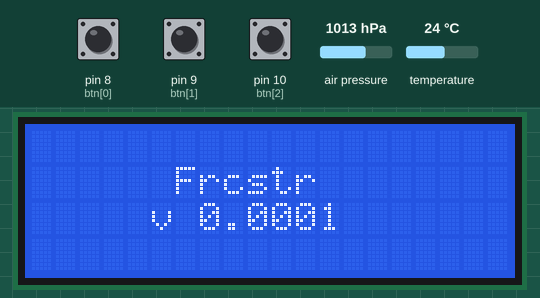
A sketch run on a simulated Arduino Mega 2560, built with avr-gcc and run on an emulated ATmega2560. On the bench: 20×4 character LCD. The inputs (shaded band) are chosen by the test bench; at power-on: pin 10 (btn[2]) LOW, pin 9 (btn[1]) LOW, pin 8 (btn[0]) LOW, air pressure 1013 hPa, temperature 24 °C. EEPROM starts erased; what the sketch prints to the serial monitor is not drawn.

Above: at 7.3 s.
7.4 s: pin 10 (btn[2]) pulled HIGH for 3.2 s
At 11.8 s:
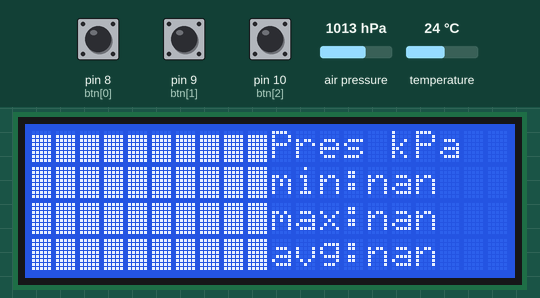
12.1 s: pin 10 (btn[2]) pulled HIGH for 3.2 s
At 15.5 s:
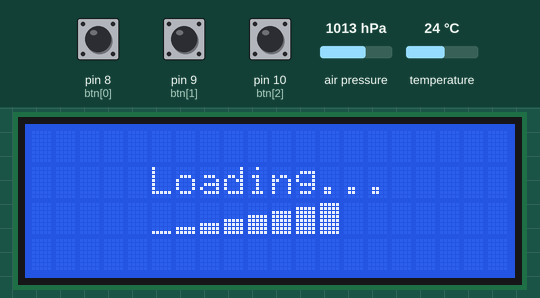
19.4 s: pin 9 (btn[1]) pulled HIGH for 3.2 s
At 21.8 s:
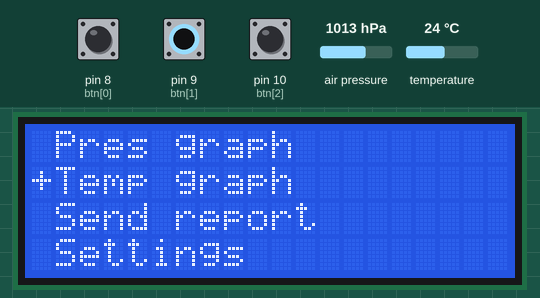
24.1 s: pin 10 (btn[2]) pulled HIGH for 1 s
At 27.2 s:
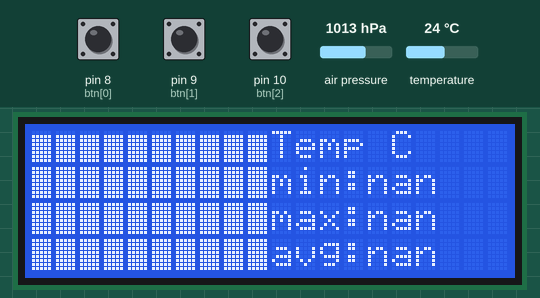
27.8 s: pin 9 (btn[1]) driven HIGH and pin 10 (btn[2]) driven HIGH
At 34.3 s:
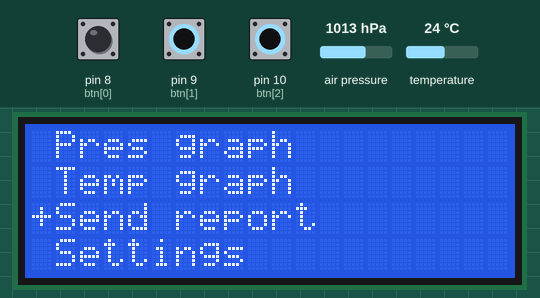
35.8 s: pin 9 (btn[1]) driven LOW
At 39.5 s:
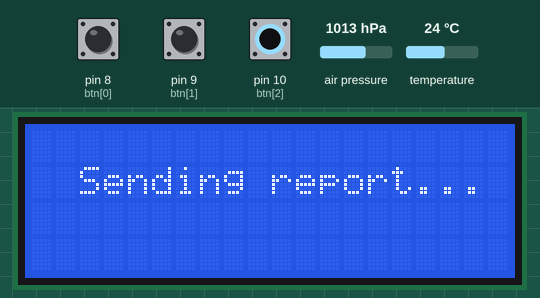
Timing chart, 0 to 41.0 s (numbered marks = the images above; inputs shaded):
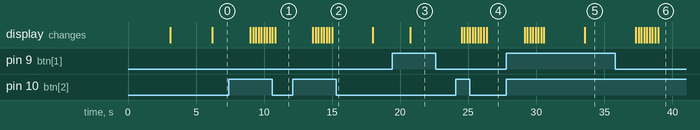

The sketch:

frkstr.ino
```cpp
#include <LiquidCrystal_I2C.h>
#include <Adafruit_BMP280.h>
#include "EEPROMAnything.h"

LiquidCrystal_I2C disp(0x27, 20, 4);
Adafruit_BMP280 bmp;
int interval = 20;
bool menu = 0;
int btn[] = {8, 9, 10};
int sel = 0, prev = -1;
long curr_time, prev_time;
float slope;
typedef struct sensorData {
  float pres;
  float temp;
} sensorData;

sensorData savedData[10];

byte customChar[8][8] {
  { 0x00,
    0x00,
    0x00,
    0x00,
    0x00,
    0x00,
    0x00,
    0x1f
  },
  { 0x00,
    0x00,
    0x00,
    0x00,
    0x00,
    0x00,
    0x1f,
    0x1f
  },
  { 0x00,
    0x00,
    0x00,
    0x00,
    0x00,
    0x1f,
    0x1f,
    0x1f
  },
  { 0x00,
    0x00,
    0x00,
    0x00,
    0x1f,
    0x1f,
    0x1f,
    0x1f
  },
  { 0x00,
    0x00,
    0x00,
    0x1f,
    0x1f,
    0x1f,
    0x1f,
    0x1f
  },
  { 0x00,
    0x00,
    0x1f,
    0x1f,
    0x1f,
    0x1f,
    0x1f,
    0x1f
  },
  { 0x00,
    0x1f,
    0x1f,
    0x1f,
    0x1f,
    0x1f,
    0x1f,
    0x1f
  },
  { 0x1f,
    0x1f,
    0x1f,
    0x1f,
    0x1f,
    0x1f,
    0x1f,
    0x1f
  }
};


void writeLast(float pres, float temp, sensorData arr[10]);
sensorData minVals(sensorData arr[10]);
sensorData maxVals(sensorData arr[10]);

void setup() {
  curr_time = millis();
  prev_time = millis();
  for (int i = 0; i < 3; i++) {
    pinMode(btn[i], INPUT);
  }
  Serial3.begin(9600);               // the GPRS baud rate
  Serial.begin(9600);             // the Serial port of Arduino baud rate.
  disp.init();
  disp.backlight();
  disp.setCursor(6, 1);
  disp.print("Lyolik");
  disp.setCursor(7, 2);
  disp.print("team");
  delay(3000);
  disp.clear();
  disp.setCursor(6, 1);
  disp.print("Frcstr");
  disp.setCursor(5, 2);
  disp.print("v 0.0001");
  delay(3000);

  while (!bmp.begin()) {
    Serial.println("Cannot load barometer, trying again...");
    disp.setCursor(3, 3);
    disp.print("err:bmp280 404");
    delay(1000);
  }

  Serial.print("Device started");
  EEPROM_readAnything(0, savedData);
  EEPROM_readAnything(10, interval);
  for (int i = 0; i < 8; i++) {
    disp.createChar(i + 1, customChar[i]);
  }
  for (int i = 0; i < 10; i++) {
  Serial.print("[");
  Serial.print(savedData[i].pres);
  Serial.print(" ");
  Serial.print(savedData[i].temp);
  Serial.print("]");
  }
  Serial.println();
}

void checkIfRead() {
  curr_time = millis();
  if (curr_time - prev_time >= interval * 60000) {
    readSensor();
    prev_time = millis();
  }
}

void loop() {
  checkIfRead();

  if (menu == 0 ) {
    printMenu();
    menu = 1;
  }

  if (prev == -1) {
    printCursor(sel, prev);
    prev = sel;
  }

  int btnUp = digitalRead(btn[0]);
  int btnDwn = digitalRead(btn[1]);
  int btnSel = digitalRead(btn[2]);

  if (btnUp == HIGH && sel <= 3  && sel > 0) {
    Serial.println("UP");
    prev = sel;
    sel--;
    printCursor(sel , prev);
    delay(1000);
  }
  else if (btnDwn == HIGH && sel >= 0 && sel < 3) {
    Serial.println("DOWN");
    prev = sel;
    sel++;
    printCursor(sel, prev);
    delay(1000);
  }
  else if (btnSel == HIGH && menu) {
    loadAnim();
    switch (sel) {
      case 0:
        printPres(savedData);
        while (digitalRead(btn[2]) != HIGH) {
          checkIfRead();
        }
        Serial.println("STOP");
        break;
      case 1:
        printTemp(savedData);
        while (digitalRead(btn[2]) != HIGH) {
          checkIfRead();
        }
        Serial.println("STOP");
        break;
      case 2:
        disp.clear();
        disp.setCursor(2, 1);
        disp.print("Sending report...");
        sendReport();
        break;
      case 3:
        disp.clear();
        settings();
        break;
    }
    menu = 0;
    prev = -1;
    loadAnim();
  }
}

void clearLine(int row) {
  for (int i = 0; i < 20; i++) {
    disp.setCursor(i, row);
    disp.print(" ");
  }
}


void settings() {
  disp.clear();
  disp.setCursor(1, 1);
  disp.print("Set time interval");
  disp.setCursor(5, 2);
  disp.print(interval);
  disp.print(" min");
  while (1) {
    checkIfRead();
    if (digitalRead(btn[0]) == HIGH) {
      if (interval + 10 > 60) {
        disp.setCursor(1, 3);
        disp.print("max value reached");
      }
      else {
        interval += 10;
        clearLine(2);
        clearLine(3);
        disp.setCursor(5, 2);
        disp.print(interval);
        disp.print(" min");
      }
    } else if (digitalRead(btn[1]) == HIGH) {
      if (interval - 10 < 10) {
        disp.setCursor(1, 3);
        disp.print("min value reached");
      }
      else {
        interval -= 10;
        clearLine(2);
        clearLine(3);
        disp.setCursor(5, 2);
        disp.print(interval);
        disp.print(" min");
      }
    } else if (digitalRead(btn[2]) == HIGH) {
      disp.clear();
      disp.setCursor(0, 1);
      disp.print("Value set to ");
      disp.print(interval);
      EEPROM_writeAnything(10, interval);
      disp.print(" min");
      delay(3000);
      return;
    }
    delay(300);
  }
}

void loadAnim() {
  disp.clear();
  disp.setCursor(5, 1);
  disp.print("Loading...");
  for (int i = 1; i <= 8; i++) {
    disp.setCursor(4 + i, 2);
    disp.write(i);
    delay(200);
  }
}

void printMenu() {
  disp.clear();
  disp.setCursor(1, 0);
  disp.print("Pres graph");
  disp.setCursor(1, 1);
  disp.print("Temp graph");
  disp.setCursor(1, 2);
  disp.print("Send report");
  disp.setCursor(1, 3);
  disp.print("Settings");
}

void printCursor(int selected, int prev) {
  if (selected != -1) {
    disp.setCursor(0, prev);
    disp.print(" ");
  }
  disp.setCursor(0, selected);
  disp.print("+");
}

void printTemp(sensorData savedData[10]) {
  disp.clear();
  sensorData min = minVals(savedData);
  sensorData max = maxVals(savedData);
  sensorData averData = avg(savedData);
  int minTemp = min.temp * 100;
  minTemp %= 100;
  int maxTemp = max.temp * 100;
  maxTemp %= 100;
  Serial.println("Temp for graph");
  for (int i = 0; i < 10; i++) {
    int temp = (savedData[i].temp * 100);
    temp = temp % 100;
    Serial.print(temp);
    Serial.print(" ");
    drawCol(i, temp, minTemp , maxTemp);
  }
  disp.setCursor(10, 0);
  disp.print("Temp C");
  disp.setCursor(10, 1);
  disp.print("min:");
  disp.print(min.temp);
  disp.setCursor(10, 2);
  disp.print("max:");
  disp.print(max.temp);
  disp.setCursor(10, 3);
  disp.print("avg:");
  disp.print(averData.temp);
}

void printPres(sensorData savedData[10]) {
  disp.clear();
  sensorData min = minVals(savedData);
  sensorData max = maxVals(savedData);
  sensorData averData = avg(savedData);

  for (int i = 0; i < 10; i++) {
    drawCol(i, (int) savedData[i].pres % 1000, (int) min.pres % 1000 , (int) max.pres % 1000);
  }
  for (int i = 0; i < 10; i++) {
    Serial.print(savedData[i].pres);
    Serial.print(" ");
  }
  Serial.println();
  disp.setCursor(10, 0);
  disp.print("Pres kPa");
  disp.setCursor(10, 1);
  disp.print("min:");
  disp.print(min.pres / 1000);
  disp.setCursor(10, 2);
  disp.print("max:");
  disp.print(max.pres / 1000);
  disp.setCursor(10, 3);
  disp.print("avg:");
  disp.print(averData.pres / 1000);
}

sensorData avg(sensorData arr[10]) {
  float avgPres = 0;
  float avgTemp = 0.0;
  Serial.println("Average:");
  for (int i = 0; i < 10; i++) {
    Serial.print(arr[i].pres);
    Serial.print(" avg:");
    avgPres += arr[i].pres;
    avgTemp += arr[i].temp;
    Serial.println(avgPres);
  }
  Serial.println("avgPres");
  Serial.println(avgPres);
  avgPres /= 10;
  avgTemp /= 10;
  sensorData res = {avgPres, avgTemp};
  return res;
}

void drawCol(int col, int val, int max, int min) {
  int mapped = map(val, min, max, 32, 1);
  int bars = mapped / 8;
  int rem = mapped % 8;

  for ( int i = 3; i >= 4 - bars ; i-- ) {
    disp.setCursor(col, i);
    disp.write(8);
  }
  if (rem != 0) {
    disp.setCursor(col, 3 - bars);
    disp.write(rem);
  }
}

void readSensor() {
  Serial.println();
  float pres = bmp.readPressure();
  float temp =  bmp.readTemperature();
  for (int i = 0; i < 9; i++) {
    delay(300);
    pres += bmp.readPressure();
    temp += bmp.readTemperature();
  }
  pres /= 10.0;
  temp /= 10.0;
  writeLast(pres, temp, savedData);
  Serial.println(pres);
  Serial.println(temp);
  EEPROM_writeAnything(0, savedData);

  int back = 60 / interval;
  slope = savedData[9].pres - savedData[9 - back].pres;
}

void writeLast(float pres, float temp, sensorData arr[10]) {
  for ( int i = 0; i < 9; i++) {
    arr[i] = arr[i + 1];
  }
  arr[9].pres = pres;
  arr[9].temp = temp;
}

sensorData minVals(sensorData arr[10]) {
  float minPres = arr[0].pres;
  float minTemp = arr[0].temp;
  for (int i = 0; i < 10; i++) {
    if (minPres > arr[i].pres) minPres = arr[i].pres;
    if (minTemp > arr[i].temp) minTemp = arr[i].temp;
  }
  sensorData res = {minPres, minTemp};
  return res;
}

sensorData maxVals(sensorData arr[10]) {
  float maxPres = arr[0].pres;
  float maxTemp = arr[0].temp;
  for (int i = 0; i < 10; i++) {
    if (maxPres < arr[i].pres) maxPres = arr[i].pres;
    if (maxTemp < arr[i].temp) maxTemp = arr[i].temp;
  }
  sensorData res = {maxPres, maxTemp};
  return res;
}

void sendReport() {
  sensorData average = avg(savedData);
  float pres = bmp.readPressure();
  float temp =  bmp.readTemperature();
  for (int i = 0; i < 9; i++) {
    delay(300);
    pres += bmp.readPressure();
    temp += bmp.readTemperature();
  }
  pres /= 10.0;
  temp /= 10.0;
  String msg = "Report from Frkstr\nAvegare ";
  //msg += interval;
  msg += "/\nTemp:";
  msg += average.temp;
  msg += " C\nPres:";
  msg += average.pres / 1000.0;
  msg += "kPa\nCurrent\nTemp:";
  msg += temp;
  msg += " C\nPres:";
  msg += pres / 1000.0;
  msg += "kPa\nProbability of rain:";
  msg += (slope / 300.0) * 100;
  msg += "%";
  Serial3.println(msg);
}
```

Measured:
- after the input at 7.4 s, the display: first changes after 1.6 s (image 1 shows a later state)
- after the input at 12.1 s, the display: first changes after 1.5 s (image 2 shows a later state)
- after the input at 19.4 s, the display: changes after 1.3 s (image 3)
- after the input at 24.1 s, the display: first changes after 0.41 s (image 4 shows a later state)
- after the input at 27.8 s, the display: first changes after 1.3 s (image 5 shows a later state)
